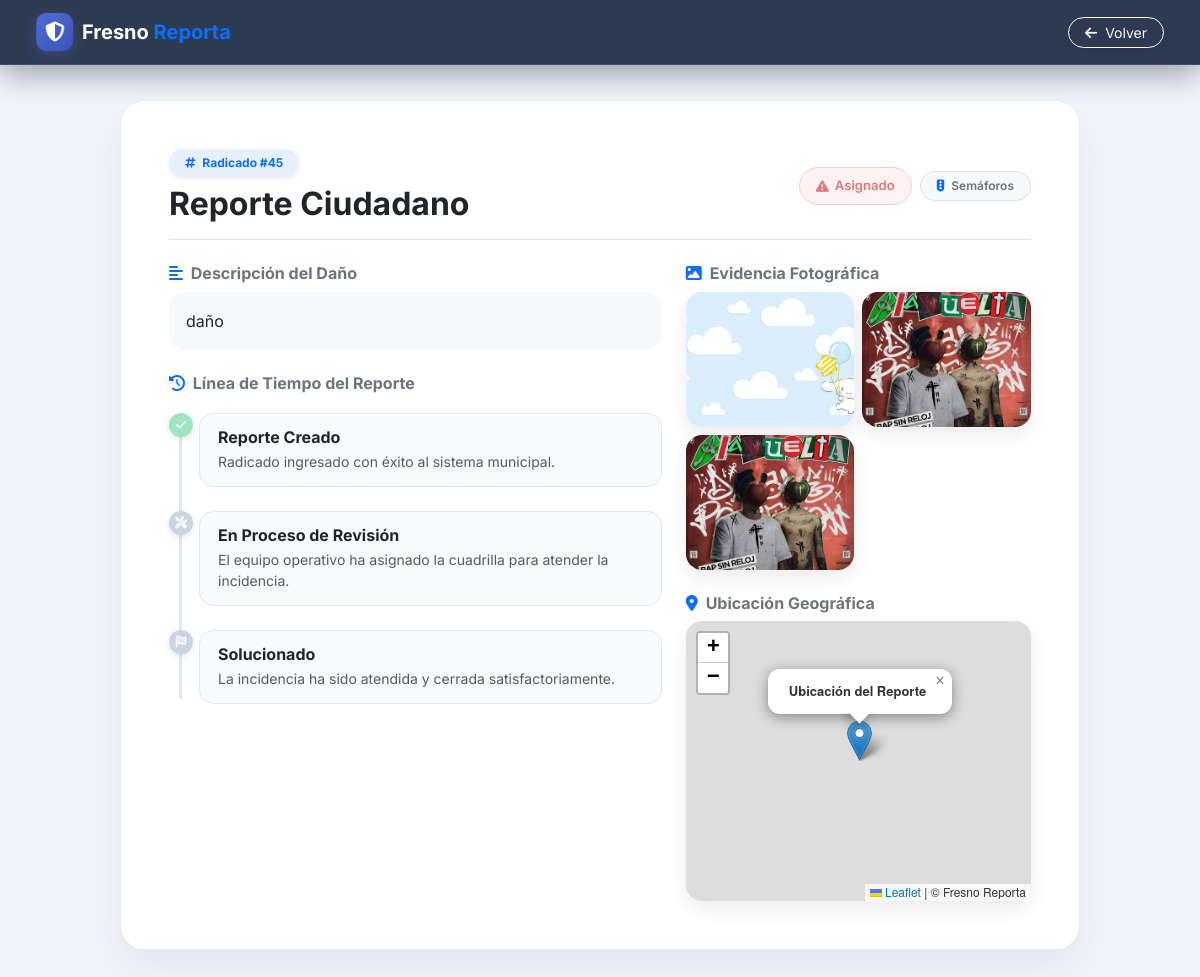
The page /FresnoReporta/public/index.php?url=detalle&id=45 (signed in) on the database its author committed.
### tables this page shows
CREATE TABLE `reportes` (
  `id_reporte` int(11) NOT NULL,
  `id_usuario` int(11) NOT NULL,
  `id_categoria` int(11) NOT NULL,
  `id_estado` int(11) NOT NULL,
  `id_prioridad` int(11) NOT NULL,
  `id_dependencia` int(11) DEFAULT NULL,
  `id_municipio` int(11) NOT NULL,
  `id_barrio` int(11) DEFAULT NULL,
  `id_vereda` int(11) DEFAULT NULL,
  `tipo_zona` enum('Urbana','Rural') NOT NULL,
  `titulo` varchar(150) NOT NULL DEFAULT 'Reporte Ciudadano',
  `descripcion` text NOT NULL,
  `direccion` varchar(255) DEFAULT NULL,
  `latitud` decimal(10,8) DEFAULT NULL,
  `longitud` decimal(11,8) DEFAULT NULL,
  `fecha_reporte` timestamp NOT NULL DEFAULT current_timestamp(),
  `fecha_actualizacion` timestamp NOT NULL DEFAULT current_timestamp() ON UPDATE current_timestamp(),
  `calificacion` int(11) DEFAULT NULL,
  `comentario_calificacion` text DEFAULT NULL
);

CREATE TABLE `estados` (
  `id_estado` int(11) NOT NULL,
  `nombre` varchar(50) NOT NULL,
  `descripcion` varchar(255) DEFAULT NULL,
  `color` varchar(20) DEFAULT NULL,
  `activo` tinyint(1) DEFAULT 1
);

CREATE TABLE `categorias` (
  `id_categoria` int(11) NOT NULL,
  `nombre` varchar(100) NOT NULL,
  `descripcion` varchar(255) DEFAULT NULL,
  `activo` tinyint(1) DEFAULT 1
);

CREATE TABLE `evidencias` (
  `id_evidencia` int(11) NOT NULL,
  `id_reporte` int(11) NOT NULL,
  `nombre_archivo` varchar(255) NOT NULL,
  `tipo_archivo` varchar(50) NOT NULL,
  `descripcion` varchar(255) DEFAULT NULL,
  `fecha_subida` timestamp NOT NULL DEFAULT current_timestamp(),
  `subido_por` varchar(20) DEFAULT 'ciudadano'
);

### FresnoReporta/app/controllers/ReporteController.php (called while the page is built, shortened)
<?php
require_once __DIR__ . '/../helpers/helpers.php';
class ReporteController
{
    public function detalle()
    {
        $id_reporte = $_GET['id'] ?? null;
        $reporte = null;
        $evidencias = [];
        if ($id_reporte) {
            try {
                $database = new Database();
                $conexion = $database->conectar();
                $stmt = $conexion->prepare("SELECT r.*, c.nombre as categoria_nombre, e.nombre as estado_nombre, e.color as estado_color, u.nombre as usuario_nombre FROM reportes r LEFT JOIN categorias c ON r.id_categoria = c.id_categoria LEFT JOIN estados e ON r.id_estado = e.id_estado LEFT JOIN usuarios u ON r.id_usuario = u.id_usuario WHERE r.id_reporte = :id LIMIT 1");
                $stmt->execute([':id' => $id_reporte]);
                $reporte = $stmt->fetch(PDO::FETCH_ASSOC);
                $stmtEv = $conexion->prepare("SELECT * FROM evidencias WHERE id_reporte = :id ORDER BY id_evidencia ASC");
                $stmtEv->execute([':id' => $id_reporte]);
                $evidencias = $stmtEv->fetchAll(PDO::FETCH_ASSOC);
            } catch (PDOException $e) { $reporte = null; }
        }
        require_once __DIR__ . '/../views/reportes/detalle.php';
    }
}

### FresnoReporta/app/helpers/helpers.php (called while the page is built, shortened)
<?php
function resolverRutaEvidencia($archivo)
{
    $archivo = ltrim($archivo, '/');
    return '/FresnoReporta/public/uploads/' . $archivo;
}
function categoriaIcon($nombre)
{
    $iconos = [
        'Acueducto' => 'fa-droplet',
        'Alcantarillado' => 'fa-water',
        'Alumbrado público' => 'fa-lightbulb',
        'Árboles caídos' => 'fa-tree',
        'Basuras' => 'fa-dumpster',
        'Deslizamientos' => 'fa-hill-rockslide',
        'Espacio público' => 'fa-landmark',
        'Huecos en la vía' => 'fa-road-circle-exclamation',
        'Inundaciones' => 'fa-house-flood-water',
        'Otro' => 'fa-circle-question',
        'Parques' => 'fa-seedling',
        'Puentes' => 'fa-route',
        'Semáforos' => 'fa-traffic-light',
        'Señalización vial' => 'fa-signs-post',
    ];
    return $iconos[$nombre] ?? 'fa-triangle-exclamation';
}

### FresnoReporta/app/views/reportes/detalle.php (the view, shortened to what this page needs)
<!DOCTYPE html>
<html lang="es">
<head>
    <link href="https://cdn.jsdelivr.net/npm/bootstrap@5.3.0/dist/css/bootstrap.min.css" rel="stylesheet">
    <link rel="stylesheet" href="https://cdnjs.cloudflare.com/ajax/libs/font-awesome/6.4.0/css/all.min.css">
    <link rel="stylesheet" href="https://unpkg.com/leaflet@1.9.4/dist/leaflet.css" />
    <link rel="stylesheet" href="/FresnoReporta/public/assets/css/app.css?v=4">
</head>
<body>
    <nav class="navbar navbar-expand-lg navbar-dark navbar-custom px-4 py-2 sticky-top">
        <div class="container-fluid">
            <a class="navbar-brand fw-bold d-flex align-items-center text-decoration-none" href="/FresnoReporta/public/index.php?url=mis-reportes">
                <div class="brand-badge me-2"><i class="fas fa-shield-alt"></i></div>
                <span class="text-white">Fresno <span class="text-primary">Reporta</span></span>
            </a>
            <a href="/FresnoReporta/public/index.php?url=mis-reportes" class="btn btn-outline-light btn-sm rounded-pill px-3 shadow-sm"><i class="fas fa-arrow-left me-1"></i> Volver</a>
        </div>
    </nav>
    <div class="main-container">
        <?php if (!empty($error) || !$reporte): ?>
            <div class="alert alert-danger rounded-4 shadow-sm p-4 text-center">
                <h4 class="fw-bold mb-2"><i class="fas fa-exclamation-triangle me-2"></i> Error</h4>
                <p class="text-muted mb-3"><?php echo htmlspecialchars($error ?? 'Reporte no encontrado.'); ?></p>
                <a href="/FresnoReporta/public/index.php?url=mis-reportes" class="btn btn-primary rounded-pill px-4">Volver</a>
            </div>
        <?php else: ?>
            <?php
                $id_estado = $reporte['id_estado'] ?? 1;
                $estado_nombre = $reporte['estado_nombre'] ?? 'Pendiente';
                $badge_class = 'bg-pendiente-light';
                $status_icon = 'fa-exclamation-triangle';
            ?>
            <div class="detail-card p-4 p-md-5 reveal">
                <div class="d-flex justify-content-between align-items-center flex-wrap gap-3 mb-4 pb-3 border-bottom">
                    <div>
                        <span class="badge bg-primary bg-opacity-10 text-primary px-3 py-2 rounded-pill fw-bold mb-2 shadow-sm"><i class="fas fa-hashtag me-1"></i> Radicado #<?php echo $reporte['id_reporte']; ?></span>
                        <h2 class="fw-bold text-dark m-0"><?php echo htmlspecialchars($reporte['titulo']); ?></h2>
                    </div>
                    <div class="d-flex align-items-center gap-2">
                        <span class="badge-status-pill <?php echo $badge_class; ?>"><i class="fas <?php echo $status_icon; ?>"></i> <?php echo htmlspecialchars($estado_nombre); ?></span>
                        <span class="badge bg-light text-secondary border px-3 py-2 rounded-pill fw-semibold"><i class="fas <?php echo categoriaIcon($reporte['categoria_nombre'] ?? 'General'); ?> text-primary me-1"></i> <?php echo htmlspecialchars($reporte['categoria_nombre'] ?? 'General'); ?></span>
                    </div>
                </div>
                <div class="row g-4">
                    <div class="col-lg-7">
                        <div class="mb-4">
                            <h6 class="fw-bold text-secondary mb-2"><i class="fas fa-align-left text-primary me-1"></i> Descripción del Daño</h6>
                            <div class="p-3 bg-light rounded-4 text-dark border border-light"><?php echo nl2br(htmlspecialchars($reporte['descripcion'] ?? 'Sin descripción proporcionada.')); ?></div>
                        </div>
                        <div>
                            <h6 class="fw-bold text-secondary mb-3"><i class="fas fa-history text-primary me-1"></i> Línea de Tiempo del Reporte</h6>
                            <div class="timeline">
                                <div class="timeline-item completed">
                                    <div class="timeline-marker"><i class="fas fa-check"></i></div>
                                    <div class="timeline-content">
                                        <h6 class="fw-bold mb-1 text-dark">Reporte Creado</h6>
                                        <p class="text-muted small mb-0">Radicado ingresado con éxito al sistema municipal.</p>
                                    </div>
                                </div>
                                <div class="timeline-item <?php echo ($id_estado >= 4) ? 'completed' : ''; ?>">
                                    <div class="timeline-marker"><i class="fas fa-tools"></i></div>
                                    <div class="timeline-content">
                                        <h6 class="fw-bold mb-1 text-dark">En Proceso de Revisión</h6>
                                        <p class="text-muted small mb-0">El equipo operativo ha asignado la cuadrilla para atender la incidencia.</p>
                                    </div>
                                </div>
                                <div class="timeline-item <?php echo ($id_estado == 5) ? 'completed' : ''; ?>">
                                    <div class="timeline-marker"><i class="fas fa-flag-checkered"></i></div>
                                    <div class="timeline-content">
                                        <h6 class="fw-bold mb-1 text-dark">Solucionado</h6>
                                        <p class="text-muted small mb-0">La incidencia ha sido atendida y cerrada satisfactoriamente.</p>
                                    </div>
                                </div>
                            </div>
                        </div>
                    </div>
                    <div class="col-lg-5">
                        <?php if (!empty($evidencias)): ?>
                            <div class="mb-4">
                                <h6 class="fw-bold text-secondary mb-2"><i class="fas fa-image text-primary me-1"></i> Evidencia Fotográfica</h6>
                                <div class="row g-2">
                                    <?php foreach ($evidencias as $ev): ?>
                                        <div class="col-6">
                                            <img src="<?php echo htmlspecialchars(resolverRutaEvidencia($ev['nombre_archivo'])); ?>" class="detail-img" alt="Evidencia" style="height: 135px;">
                                        </div>
                                    <?php endforeach; ?>
                                </div>
                            </div>
                        <?php endif; ?>
                        <?php if (!empty($reporte['latitud']) && !empty($reporte['longitud'])): ?>
                            <div>
                                <h6 class="fw-bold text-secondary mb-2"><i class="fas fa-map-marker-alt text-primary me-1"></i> Ubicación Geográfica</h6>
                                <div id="mapDetail"></div>
                            </div>
                        <?php endif; ?>
                    </div>
                </div>
            </div>
        <?php endif; ?>
    </div>
</body>
</html>

### FresnoReporta/public/index.php (shortened to what this page needs)
<?php
require_once __DIR__ . '/../app/helpers/helpers.php';
require_once __DIR__ . '/../app/controllers/ReporteController.php';
$url = $_GET['url'] ?? 'home';
$reporteController = new ReporteController();
switch ($url) {
    case 'detalle':
        $reporteController->detalle();
        break;
}

### FresnoReporta/public/assets/css/app.css (style rules this page uses)
:root { --fr-blue: #4F6BD8; --fr-blue-dark: #3B54B4; --fr-blue-darker: #2F4494; --fr-cyan: #4F6BD8; --fr-navy: #1E2A44; --fr-surface: #ffffff; --fr-border: rgba(226, 232, 240, 0.8); }
body { background: #f4f6f9; }
.navbar-custom { box-shadow: 0 10px 30px rgba(2, 6, 23, 0.35); }
.navbar-custom .brand-badge { transform: perspective(300px) rotateY(0deg); transition: transform 0.4s ease; }
.reveal { animation: frFadeUp 0.55s cubic-bezier(0.22, 1, 0.36, 1) both; }

### FresnoReporta/app/views/reportes/detalle.php (style rules this page uses)
body { font-family: 'Inter', sans-serif; background-color: #f1f5f9; color: #334155; min-height: 100vh; display: flex; flex-direction: column; margin: 0; }
.navbar-custom { background: rgba(30, 42, 68, 0.92); backdrop-filter: blur(14px); border-bottom: 1px solid rgba(255, 255, 255, 0.1); z-index: 1030; }
.brand-badge { width: 38px; height: 38px; background: linear-gradient(135deg, #4F6BD8, #3B54B4); color: white; border-radius: 10px; display: flex; align-items: center; justify-content: center; box-shadow: 0 4px 12px rgba(79, 107, 216, 0.3); }
.main-container { max-width: 1000px; margin: 35px auto; padding: 0 20px; width: 100%; animation: fadeIn 0.4s ease-out; }
.detail-card { background: #ffffff; border-radius: 24px; box-shadow: 0 20px 40px rgba(0, 0, 0, 0.06); border: 1px solid rgba(226, 232, 240, 0.8); overflow: hidden; }
.detail-img { width: 100%; height: 280px; object-fit: cover; border-radius: 16px; box-shadow: 0 8px 20px rgba(0,0,0,0.08); }
#mapDetail { width: 100%; height: 280px; border-radius: 16px; z-index: 1; box-shadow: 0 8px 20px rgba(0,0,0,0.08); }
.timeline { position: relative; padding-left: 30px; margin: 20px 0; }
.timeline::before { content: ''; position: absolute; left: 10px; top: 5px; bottom: 5px; width: 3px; background: #e2e8f0; border-radius: 3px; }
.timeline-item { position: relative; margin-bottom: 24px; }
.timeline-item:last-child { margin-bottom: 0; }
.timeline-marker { position: absolute; left: -30px; top: 0; width: 24px; height: 24px; border-radius: 50%; background: #cbd5e1; color: #fff; display: flex; align-items: center; justify-content: center; font-size: 0.75rem; box-shadow: 0 2px 6px rgba(0,0,0,0.1); }
.timeline-item.completed .timeline-marker { background: #9EE6C0; }
.timeline-content { background: #f8fafc; padding: 14px 18px; border-radius: 14px; border: 1px solid #e2e8f0; }
.badge-status-pill { padding: 8px 16px; border-radius: 50rem; font-size: 0.82rem; font-weight: 600; display: inline-flex; align-items: center; gap: 6px; }
.bg-pendiente-light { background-color: #fef2f2; color: #E07A7A; border: 1px solid #fecaca; }

### rows shown on the page
reportes: id_reporte "45", titulo "Reporte Ciudadano", id_estado.nombre "Asignado", id_categoria.nombre "Semáforos", descripcion "daño"
evidencias: nombre_archivo (picture)
evidencias: nombre_archivo (picture)
evidencias: nombre_archivo (picture)
